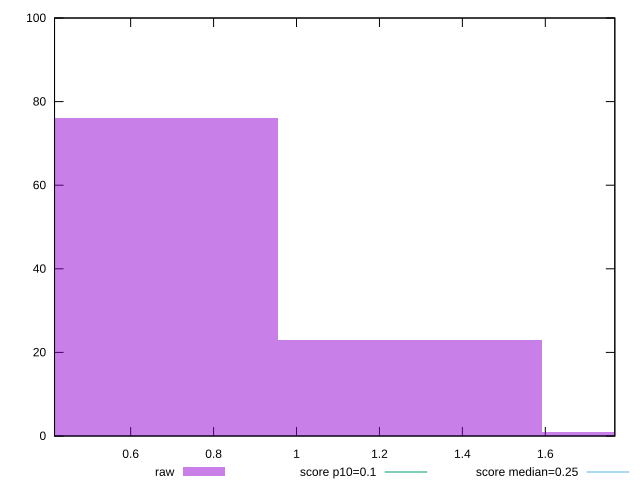

gnuplot code for this plot:
reset

$raw <<EOF
1.2730276075975493 23
0.6365138037987746 76
1.909541411396324 1
EOF

set key outside below
set boxwidth 0.6365138037987746
set xrange [0.4164168294270833:1.7676270548502604]
set yrange [0:100]
set trange [0:100]
set style fill transparent solid 0.5 noborder

set parametric
set terminal svg size 640, 490 enhanced background rgb 'white'
set output "report_00016_2021-02-10T13-31-48.338Z/cumulative-layout-shift/samples/pages+cached+noadtech+nomedia/raw/histogram.svg"

plot $raw title "raw" with boxes, \
     0.1,t title "score p10=0.1", \
     0.25,t title "score median=0.25"

reset
